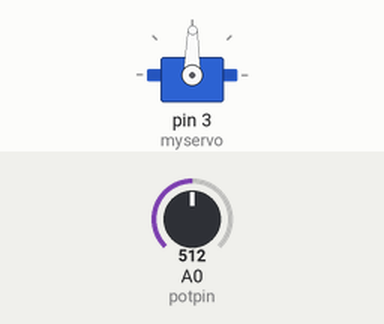
This sketch was run on a simulated Arduino Uno, built with avr-gcc and run on an emulated ATmega328P. On the bench: servo. The test bench sets the inputs (shaded band); at power-on: A0 (potpin) = 512.

Above: at 1.2 s.
1.3 s: A0 (potpin) set to 716
At 2.4 s:
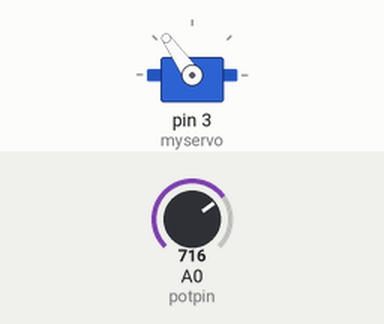
2.8 s: A0 (potpin) set to 900
At 3.2 s:
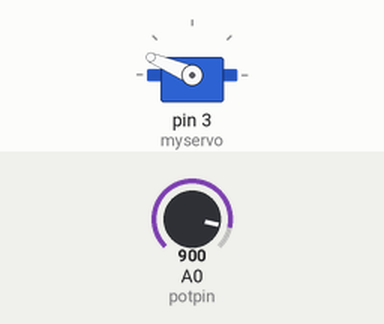
4.3 s: A0 (potpin) set to 1023
At 4.7 s:
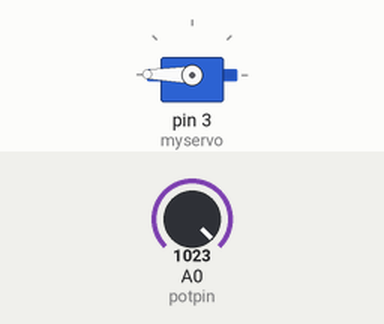
5.8 s: A0 (potpin) set to 306
At 6.7 s:
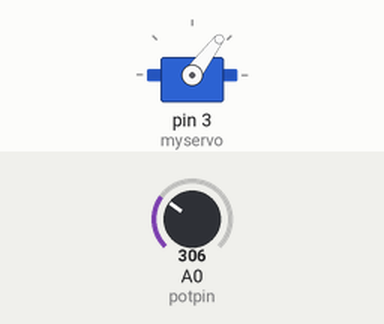
7.3 s: A0 (potpin) set to 122
At 8.2 s:
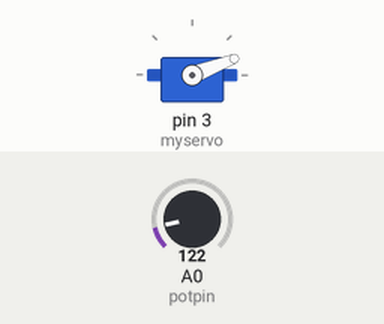
8.8 s: A0 (potpin) set to 511
At 10.2 s:
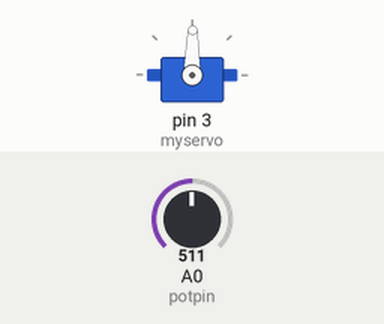
Timing chart, 0 to 11.3 s (numbered marks = the images above; inputs shaded):
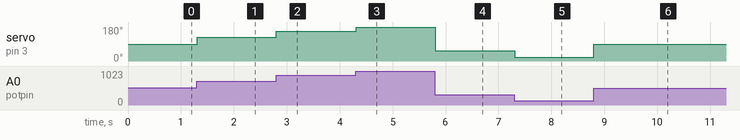

Measured:
- after the input at 1.3 s, servo on pin 3 (myservo): 89° → 125° at once
- after the input at 2.8 s, servo on pin 3 (myservo): 125° → 157° at once
- after the input at 4.3 s, servo on pin 3 (myservo): 157° → 179° at once
- after the input at 5.8 s, servo on pin 3 (myservo): 179° → 53° at once
- after the input at 7.3 s, servo on pin 3 (myservo): 53° → 21° at once
- after the input at 8.8 s, servo on pin 3 (myservo): 21° → 89° at once

The sketch:

exemplo3.ino
```cpp
#include <Servo.h>
Servo myservo;  // create servo object to control a servo

// Pino analgico do potenciometro
int potpin = 0;

// Variavel que armazena o valor lido do potenciometro
int val;

void setup()
{
  // Define que o servo esta ligado a porta 9
  myservo.attach(3);
}

void loop()
{
  // Le o valor do potenciometro (valores entre 0 e 1023)
  val = analogRead(potpin);

  // Converte o valor pra ser usado no servo (valores entre 0 e 180)
  val = map(val, 0, 1023, 0, 179);

  // Move o eixo do servo, de acordo com o angulo
  myservo.write(val);

  // Aguarda o servo atingir a posição
  delay(15);
}
```
